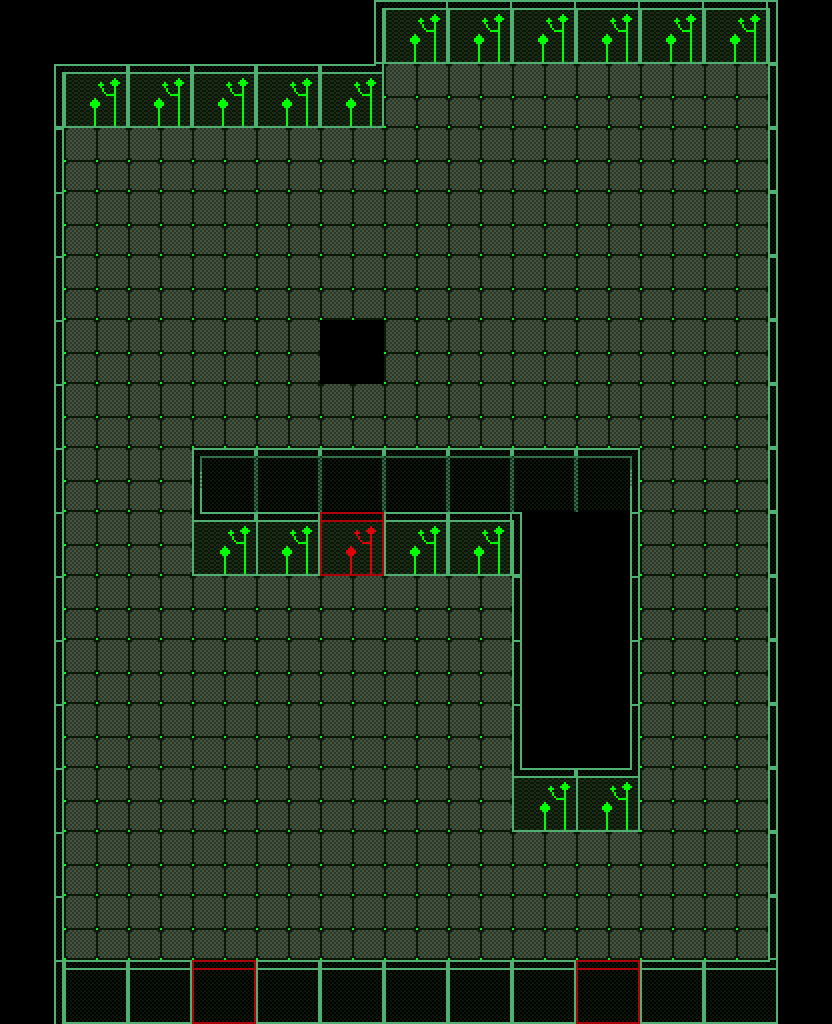

The image is a tile-based game level rendered from a .tmx file. Its description and source (layers, tilesets, objects; grid data summarised) follow:
An orthogonal 13x16 tile map with 64x64 px tiles, 4 tile layers (images, collisions, infecteds, Capa de patrones 4).

<map version="1.0" orientation="orthogonal" renderorder="right-down" width="13" height="16" tilewidth="64" tileheight="64" nextobjectid="5">
 <properties>
  <property name="bugs" value="17" />
  <property name="chasing" value="0" />
  <property name="error" value="0" />
  <property name="trojan" value="0" />
  <property name="virus" value="0" />
 </properties>
 <tileset firstgid="1" name="tile-green" tilewidth="64" tileheight="64">
  <image source="../tile-green.png" width="256" height="448" />
 </tileset>
 <layer name="images" width="13" height="16">
  <data>[208 cells, 127 non-empty, 1 distinct tile ids]</data>
 </layer>
 <layer name="collisions" width="13" height="16">
  <data>[208 cells, 76 non-empty, 17 distinct tile ids]</data>
 </layer>
 <layer name="infecteds" width="13" height="16">
  <data>[208 cells, 3 non-empty, 2 distinct tile ids]</data>
 </layer>
 <layer name="Capa de patrones 4" width="13" height="16">
  <data>[208 cells, 1 non-empty, 1 distinct tile ids]</data>
 </layer>
</map>
